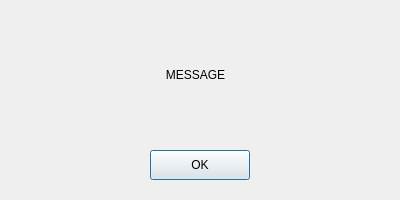
<?xml version="1.0" encoding="UTF-8"?>
<ui version="4.0">
 <class>DialogOK</class>
 <widget class="QDialog" name="DialogOK">
  <property name="geometry">
   <rect>
    <x>0</x>
    <y>0</y>
    <width>400</width>
    <height>200</height>
   </rect>
  </property>
  <property name="windowTitle">
   <string>Dialog</string>
  </property>
  <widget class="QLabel" name="labelMessage">
   <property name="geometry">
    <rect>
     <x>20</x>
     <y>20</y>
     <width>351</width>
     <height>110</height>
    </rect>
   </property>
   <property name="text">
    <string>MESSAGE</string>
   </property>
   <property name="alignment">
    <set>Qt::AlignCenter</set>
   </property>
  </widget>
  <widget class="QPushButton" name="pushButtonOK">
   <property name="geometry">
    <rect>
     <x>150</x>
     <y>150</y>
     <width>100</width>
     <height>30</height>
    </rect>
   </property>
   <property name="text">
    <string>OK</string>
   </property>
  </widget>
 </widget>
 <resources/>
 <connections>
  <connection>
   <sender>pushButtonOK</sender>
   <signal>clicked()</signal>
   <receiver>DialogOK</receiver>
   <slot>accept()</slot>
   <hints>
    <hint type="sourcelabel">
     <x>199</x>
     <y>171</y>
    </hint>
    <hint type="destinationlabel">
     <x>258</x>
     <y>-51</y>
    </hint>
   </hints>
  </connection>
 </connections>
</ui>
